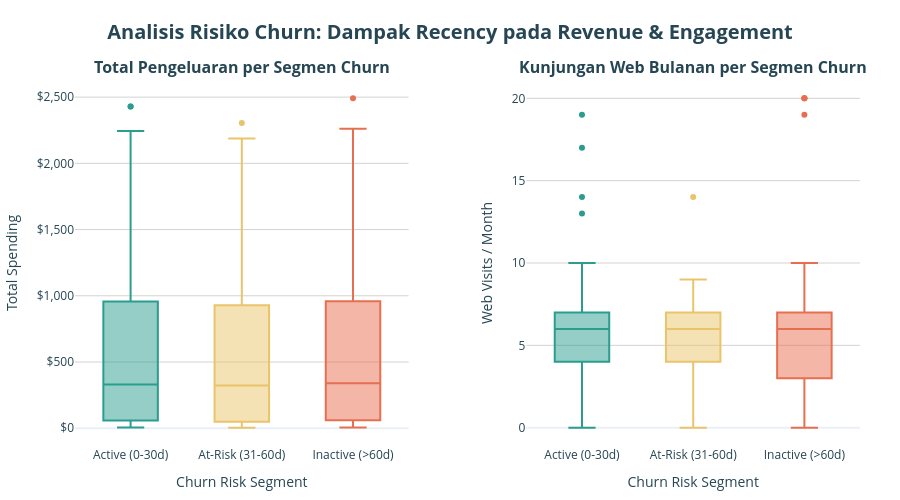

The notebook cell this image was saved under:
### Markdown cell above
### 💡 Executive Interpretation: Customer Characteristics & Value
**Finding:** Berdasarkan *Scatter Plot*, terlihat batas pemisah yang sangat jelas (korelasi positif linear) antara *Income* dan *Total Spending*. Pelanggan berpendapatan di atas $70.000 mendominasi segmen **Gold Spender** (hijau), dengan total pengeluaran tahunan antara $1.000 hingga $2.500+. Sebaliknya, mayoritas pelanggan dengan pendapatan di bawah $40.000 tertahan di segmen **Bronze Spender** (merah). Dari *Bar Chart*, kelompok usia *Middle-Aged* (31-45 tahun) dan *Senior* (46-60 tahun) adalah penyumbang rata-rata *spending* terbesar di segmen Gold.

**Insight:** Daya beli (*Purchasing Power*) murni didorong oleh tingkat pendapatan, bukan sekadar usia. Namun, kelompok *Middle-Aged* dan *Senior* memegang kendali ekonomi yang lebih stabil. Pelanggan "Bronze" bukan tidak mau membeli, melainkan terbatasi oleh kapabilitas finansial mereka (kepadatan titik terhenti di batas pengeluaran ~$100-$300).

**Business Action:** 1. **Tiered Product Strategy:** Tim Produk harus memastikan ketersediaan barang "Premium" (harga tinggi, margin tinggi) yang ditargetkan secara spesifik untuk kelompok usia 31-60 tahun dengan *Income* di atas $70k.
2. **Value-Pack untuk Segmen Bawah:** Untuk segmen *Bronze* dengan *Income* < $40k, hindari mempromosikan barang premium satuan. Alihkan strategi penawaran ke *Bundle Pack* atau produk berukuran ekonomis (*affordable essentials*) untuk menstimulasi volume transaksi dari kelompok ini.

### Code cell
# ==========================================
# CELL 8: CUSTOMER DEEP DIVE (Q3) - CHURN RISK & BEHAVIOR
# ==========================================

# 1. Mengurutkan kategori Churn_Risk agar tampil logis di grafik
# (Sesuai dengan hasil binning: Active -> At-Risk -> Inactive)
churn_order = ['Active (0-30d)', 'At-Risk (31-60d)', 'Inactive (>60d)']
df['Churn_Risk'] = pd.Categorical(df['Churn_Risk'], categories=churn_order, ordered=True)

# Menentukan palet warna profesional untuk status risiko
# Active (Hijau), At-Risk (Kuning), Inactive (Merah)
color_map = {'Active (0-30d)': '#2a9d8f', 'At-Risk (31-60d)': '#e9c46a', 'Inactive (>60d)': '#e76f51'}

# 2. Membuat Subplots (1 Baris, 2 Kolom)
fig_q3 = make_subplots(
    rows=1, cols=2, 
    subplot_titles=("<b>Total Pengeluaran per Segmen Churn</b>", "<b>Kunjungan Web Bulanan per Segmen Churn</b>"),
    horizontal_spacing=0.15
)

# 3. Looping untuk memasukkan data ke dalam masing-masing subplot
for churn_status in churn_order:
    df_filtered = df[df['Churn_Risk'] == churn_status]
    
    # Plot Kiri: MntTotal vs Churn_Risk
    fig_q3.add_trace(
        go.Box(
            y=df_filtered['MntTotal'], 
            name=churn_status, 
            marker_color=color_map[churn_status],
            boxpoints='outliers', # Hanya menampilkan titik outlier agar lebih bersih
            showlegend=False
        ),
        row=1, col=1
    )
    
    # Plot Kanan: NumWebVisitsMonth vs Churn_Risk
    fig_q3.add_trace(
        go.Box(
            y=df_filtered['NumWebVisitsMonth'], 
            name=churn_status, 
            marker_color=color_map[churn_status],
            boxpoints='outliers',
            showlegend=False
        ),
        row=1, col=2
    )

# 4. Kustomisasi Layout dan Format Sumbu
fig_q3.update_layout(
    template="plotly_white",
    height=500,
    title={
        'text': "<b>Analisis Risiko Churn: Dampak Recency pada Revenue & Engagement</b>",
        'y': 0.95,
        'x': 0.5,
        'xanchor': 'center',
        'yanchor': 'top',
        'font': {'size': 20, 'color': '#264653'}
    },
    font=dict(size=12, color="#264653"),
    margin=dict(t=80, b=40, l=40, r=40)
)

# Memformat sumbu Y pada Plot Kiri (MntTotal) dengan simbol Dollar ($)
fig_q3.update_yaxes(title_text="Total Spending", tickformat="$,.0f", row=1, col=1, showgrid=True, gridcolor='LightGray')

# Memformat sumbu Y pada Plot Kanan (Web Visits) dengan angka biasa
fig_q3.update_yaxes(title_text="Web Visits / Month", row=1, col=2, showgrid=True, gridcolor='LightGray')
fig_q3.update_xaxes(title_text="Churn Risk Segment", row=1, col=1)
fig_q3.update_xaxes(title_text="Churn Risk Segment", row=1, col=2)

# Tampilkan visualisasi
fig_q3.show()

### Figure 1 — Plotly figure (JSON) as saved in the notebook; plotly's stock layout.template omitted (floating-point values rounded to 4 significant figures; data arrays with more than 128 entries replaced by an {"elided": "..."} marker saying what was removed)
{"data": [{"boxpoints": "outliers", "marker": {"color": "#2a9d8f"}, "name": "Active (0-30d)", "showlegend": false, "type": "box", "xaxis": "x", "y": {"elided": "706 int values"}, "yaxis": "y"}, {"boxpoints": "outliers", "marker": {"color": "#2a9d8f"}, "name": "Active (0-30d)", "showlegend": false, "type": "box", "xaxis": "x2", "y": {"elided": "706 int values"}, "yaxis": "y2"}, {"boxpoints": "outliers", "marker": {"color": "#e9c46a"}, "name": "At-Risk (31-60d)", "showlegend": false, "type": "box", "xaxis": "x", "y": {"elided": "638 int values"}, "yaxis": "y"}, {"boxpoints": "outliers", "marker": {"color": "#e9c46a"}, "name": "At-Risk (31-60d)", "showlegend": false, "type": "box", "xaxis": "x2", "y": {"elided": "638 int values"}, "yaxis": "y2"}, {"boxpoints": "outliers", "marker": {"color": "#e76f51"}, "name": "Inactive (>60d)", "showlegend": false, "type": "box", "xaxis": "x", "y": {"elided": "838 int values"}, "yaxis": "y"}, {"boxpoints": "outliers", "marker": {"color": "#e76f51"}, "name": "Inactive (>60d)", "showlegend": false, "type": "box", "xaxis": "x2", "y": {"elided": "838 int values"}, "yaxis": "y2"}], "layout": {"annotations": [{"font": {"size": 16}, "showarrow": false, "text": "<b>Total Pengeluaran per Segmen Churn</b>", "x": 0.2125, "xanchor": "center", "xref": "paper", "y": 1, "yanchor": "bottom", "yref": "paper"}, {"font": {"size": 16}, "showarrow": false, "text": "<b>Kunjungan Web Bulanan per Segmen Churn</b>", "x": 0.7875, "xanchor": "center", "xref": "paper", "y": 1, "yanchor": "bottom", "yref": "paper"}], "font": {"color": "#264653", "size": 12}, "height": 500, "margin": {"b": 40, "l": 40, "r": 40, "t": 80}, "title": {"font": {"color": "#264653", "size": 20}, "text": "<b>Analisis Risiko Churn: Dampak Recency pada Revenue & Engagement</b>", "x": 0.5, "xanchor": "center", "y": 0.95, "yanchor": "top"}, "xaxis": {"anchor": "y", "domain": [0, 0.425], "title": {"text": "Churn Risk Segment"}}, "xaxis2": {"anchor": "y2", "domain": [0.575, 1], "title": {"text": "Churn Risk Segment"}}, "yaxis": {"anchor": "x", "domain": [0, 1], "gridcolor": "LightGray", "showgrid": true, "tickformat": "$,.0f", "title": {"text": "Total Spending"}}, "yaxis2": {"anchor": "x2", "domain": [0, 1], "gridcolor": "LightGray", "showgrid": true, "title": {"text": "Web Visits / Month"}}}}
